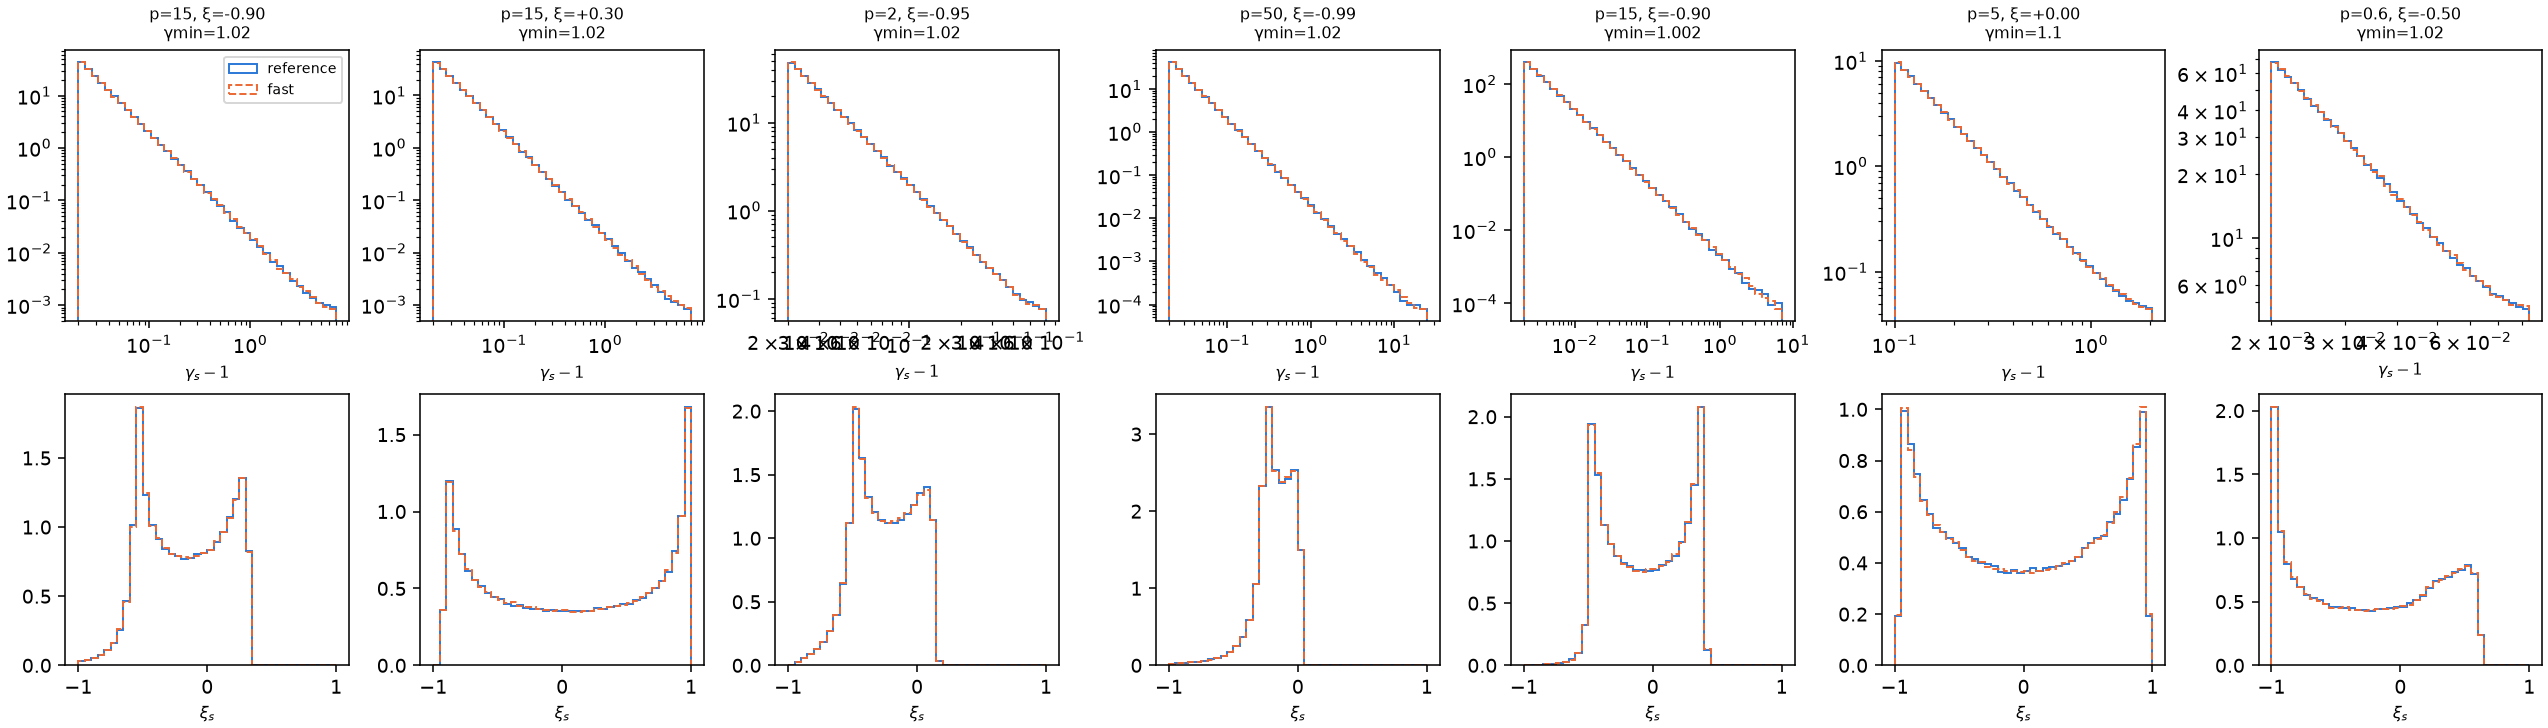

The script that saved this image:
#!/usr/bin/env python3
"""Compare the secondary (gamma, xi) samples of LargeAngleCollision (reference) and
LargeAngleCollisionFast written by la_sampler_test.

    la_sampler_check.py SAMPLES.bin [--out PNG]

For each primary (p, xi, gamma_min): two-sample Kolmogorov-Smirnov distance of the
gamma and of the xi marginals against its 1% critical value, and a chi^2 test
of the joint distribution on 10 x 10 quantile bins of the reference sample.
Exit status 1 if any test fails at the 1% level.
"""
import argparse
import sys
from math import erf, sqrt

import numpy as np


def read(path):
    with open(path, "rb") as f:
        nc, n = np.fromfile(f, np.int32, 2)
        cases = []
        for _ in range(nc):
            hdr = np.fromfile(f, np.float64, 3)
            runs = []
            for _ in range(2):
                dt = np.fromfile(f, np.float64, 1)[0]
                s = np.fromfile(f, np.float64, 2 * n).reshape(n, 2)
                runs.append((dt, s))
            cases.append((hdr, runs))
    return cases


def ks(a, b):
    a, b = np.sort(a), np.sort(b)
    x = np.concatenate([a, b])
    return np.max(np.abs(np.searchsorted(a, x, "right") / len(a) - np.searchsorted(b, x, "right") / len(b)))


def chi2_sf(x, k):
    # Wilson-Hilferty approximation of the chi^2 survival function
    z = ((x / k) ** (1 / 3) - (1 - 2 / (9 * k))) / sqrt(2 / (9 * k))
    return 0.5 * (1 - erf(z / sqrt(2)))


def main():
    ap = argparse.ArgumentParser(description=__doc__.splitlines()[0])
    ap.add_argument("samples")
    ap.add_argument("--out", default=None)
    args = ap.parse_args()
    cases = read(args.samples)
    ok = True
    rows = []
    for (p, xi, gmin), ((dt_r, r), (dt_f, f)) in cases:
        r = r[r[:, 0] > 0]
        f = f[f[:, 0] > 0]
        crit = 1.63 * np.sqrt(1 / len(r) + 1 / len(f))     # 1% two-sample KS
        dg, dx = ks(r[:, 0], f[:, 0]), ks(r[:, 1], f[:, 1])
        qg = np.quantile(r[:, 0], np.linspace(0, 1, 11)); qg[0], qg[-1] = -np.inf, np.inf
        qx = np.quantile(r[:, 1], np.linspace(0, 1, 11)); qx[0], qx[-1] = -np.inf, np.inf
        hr, _, _ = np.histogram2d(r[:, 0], r[:, 1], [qg, qx])
        hf, _, _ = np.histogram2d(f[:, 0], f[:, 1], [qg, qx])
        m = (hr + hf) > 0
        # two-sample chi^2 with equal sizes scaled
        kr, kf = np.sqrt(len(f) / len(r)), np.sqrt(len(r) / len(f))
        chi2 = np.sum((kr * hr[m] - kf * hf[m]) ** 2 / (hr[m] + hf[m]))
        dof = m.sum() - 1
        pval = chi2_sf(chi2, dof)
        good = dg < crit and dx < crit and pval > 0.01
        ok &= good
        rows.append((p, xi, gmin, r, f))
        print(f"{'ok  ' if good else 'FAIL'} p={p:5.1f} xi={xi:+.2f} gmin={gmin:.3f}: "
              f"KS gamma {dg:.4f} xi {dx:.4f} (crit {crit:.4f}), joint chi2 {chi2:.1f}/{dof} "
              f"p={pval:.3f}; time ref {dt_r:.3f} s fast {dt_f:.3f} s")
    if args.out:
        plot(rows, args.out)
    print("PASS" if ok else "FAIL")
    return 0 if ok else 1


def plot(rows, out):
    import matplotlib
    matplotlib.use("Agg")
    import matplotlib.pyplot as plt
    n = len(rows)
    fig, axes = plt.subplots(2, n, figsize=(2.6 * n, 5.2), constrained_layout=True)
    for k, (p, xi, gmin, r, f) in enumerate(rows):
        ax = axes[0, k]
        e_r, e_f = r[:, 0] - 1, f[:, 0] - 1
        bins = np.geomspace(min(e_r.min(), e_f.min()), max(e_r.max(), e_f.max()), 40)
        ax.hist(e_r, bins, histtype="step", color="#2a78d6", density=True, label="reference")
        ax.hist(e_f, bins, histtype="step", color="#eb6834", ls="--", density=True, label="fast")
        ax.set_xscale("log"); ax.set_yscale("log")
        ax.set_title(f"p={p:g}, ξ={xi:+.2f}\nγmin={gmin:g}", fontsize=8)
        ax.set_xlabel(r"$\gamma_s - 1$", fontsize=8)
        ax = axes[1, k]
        bins = np.linspace(-1, 1, 41)
        ax.hist(r[:, 1], bins, histtype="step", color="#2a78d6", density=True)
        ax.hist(f[:, 1], bins, histtype="step", color="#eb6834", ls="--", density=True)
        ax.set_xlabel(r"$\xi_s$", fontsize=8)
    axes[0, 0].legend(fontsize=7)
    fig.savefig(out, dpi=140)


if __name__ == "__main__":
    sys.exit(main())
